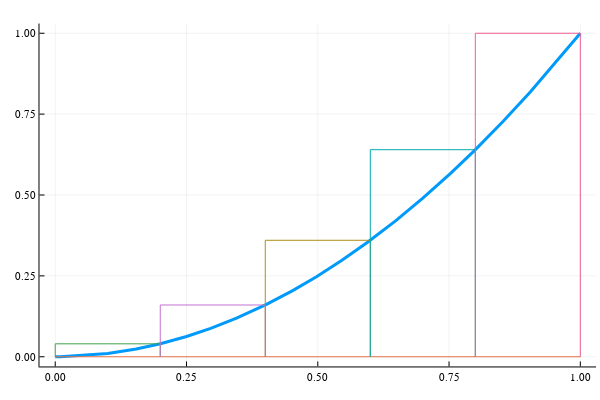

The cell this chart's notebook holds for it:
### Markdown cell above
That value isn't very close to $1/3$. But we only took $n=5$ rectangles $-$ clearly there will be some error, as we can see in this figure, where each approximating rectangle overestimates the area under the curve:

### Code cell
f(x) = x^2
a, b, n = 0, 1, 5
linspace(a,b,n=51) = range(a,stop=b, length=n)
xs = linspace(a, b, n + 1)
p = plot(f, a, b, legend=false, linewidth=3)
plot!(p, zero, a, b)
for i in 2:length(xs)
  plot!(p, [xs[i-1], xs[i-1], xs[i], xs[i]], f(xs[i]) * [0, 1, 1, 0])
end
p

### Figure 1 — Plotly figure (JSON) as saved in the notebook; plotly's stock layout.template omitted (floating-point values rounded to 4 significant figures)
{"data": [{"colorbar": {"title": ""}, "legendgroup": "y1", "line": {"color": "rgba(0, 154, 250, 1.000)", "dash": "solid", "shape": "linear", "width": 3}, "mode": "lines", "name": "y1", "showlegend": true, "type": "scatter", "x": [0, 0.009766, 0.1001, 0.1543, 0.2002, 0.2501, 0.296, 0.3453, 0.4023, 0.4531, 0.4975, 0.546, 0.5948, 0.6487, 0.7001, 0.7534, 0.7983, 0.8532, 0.9047, 0.9873, 1], "xaxis": "x", "y": [0, 9.537e-05, 0.01001, 0.02382, 0.04008, 0.06253, 0.08762, 0.1192, 0.1619, 0.2053, 0.2475, 0.2981, 0.3538, 0.4209, 0.4901, 0.5676, 0.6373, 0.7279, 0.8185, 0.9747, 1], "yaxis": "y", "zmax": null, "zmin": null}, {"colorbar": {"title": ""}, "legendgroup": "y2", "line": {"color": "rgba(227, 111, 71, 1.000)", "dash": "solid", "shape": "linear", "width": 1}, "mode": "lines", "name": "y2", "showlegend": true, "type": "scatter", "x": [0, 0.009766, 0.1001, 0.1543, 0.2002, 0.2501, 0.296, 0.3453, 0.4023, 0.4531, 0.4975, 0.546, 0.5948, 0.6487, 0.7001, 0.7534, 0.7983, 0.8532, 0.9047, 0.9873, 1], "xaxis": "x", "y": [0, 0, 0, 0, 0, 0, 0, 0, 0, 0, 0, 0, 0, 0, 0, 0, 0, 0, 0, 0, 0], "yaxis": "y", "zmax": null, "zmin": null}, {"colorbar": {"title": ""}, "legendgroup": "y3", "line": {"color": "rgba(62, 164, 78, 1.000)", "dash": "solid", "shape": "linear", "width": 1}, "mode": "lines", "name": "y3", "showlegend": true, "type": "scatter", "x": [0, 0, 0.2, 0.2], "xaxis": "x", "y": [0, 0.04, 0.04, 0], "yaxis": "y", "zmax": null, "zmin": null}, {"colorbar": {"title": ""}, "legendgroup": "y4", "line": {"color": "rgba(195, 113, 210, 1.000)", "dash": "solid", "shape": "linear", "width": 1}, "mode": "lines", "name": "y4", "showlegend": true, "type": "scatter", "x": [0.2, 0.2, 0.4, 0.4], "xaxis": "x", "y": [0, 0.16, 0.16, 0], "yaxis": "y", "zmax": null, "zmin": null}, {"colorbar": {"title": ""}, "legendgroup": "y5", "line": {"color": "rgba(172, 142, 24, 1.000)", "dash": "solid", "shape": "linear", "width": 1}, "mode": "lines", "name": "y5", "showlegend": true, "type": "scatter", "x": [0.4, 0.4, 0.6, 0.6], "xaxis": "x", "y": [0, 0.36, 0.36, 0], "yaxis": "y", "zmax": null, "zmin": null}, {"colorbar": {"title": ""}, "legendgroup": "y6", "line": {"color": "rgba(0, 170, 174, 1.000)", "dash": "solid", "shape": "linear", "width": 1}, "mode": "lines", "name": "y6", "showlegend": true, "type": "scatter", "x": [0.6, 0.6, 0.8, 0.8], "xaxis": "x", "y": [0, 0.64, 0.64, 0], "yaxis": "y", "zmax": null, "zmin": null}, {"colorbar": {"title": ""}, "legendgroup": "y7", "line": {"color": "rgba(237, 94, 147, 1.000)", "dash": "solid", "shape": "linear", "width": 1}, "mode": "lines", "name": "y7", "showlegend": true, "type": "scatter", "x": [0.8, 0.8, 1, 1], "xaxis": "x", "y": [0, 1, 1, 0], "yaxis": "y", "zmax": null, "zmin": null}], "layout": {"annotations": [], "height": 400, "margin": {"b": 20, "l": 0, "r": 0, "t": 20}, "paper_bgcolor": "rgba(255, 255, 255, 1.000)", "plot_bgcolor": "rgba(255, 255, 255, 1.000)", "showlegend": false, "width": 600, "xaxis": {"anchor": "y", "domain": [0.06582, 0.9934], "gridcolor": "rgba(0, 0, 0, 0.100)", "gridwidth": 0.5, "linecolor": "rgba(0, 0, 0, 1.000)", "mirror": false, "range": [-0.03, 1.03], "showgrid": true, "showline": true, "showticklabels": true, "tickangle": 0, "tickcolor": "rgb(0, 0, 0)", "tickfont": {"color": "rgba(0, 0, 0, 1.000)", "family": "sans-serif", "size": 11}, "tickmode": "array", "ticks": "inside", "ticktext": ["0.00", "0.25", "0.50", "0.75", "1.00"], "tickvals": [0, 0.25, 0.5, 0.75, 1], "title": "", "titlefont": {"color": "rgba(0, 0, 0, 1.000)", "family": "sans-serif", "size": 15}, "type": "-", "visible": true, "zeroline": false, "zerolinecolor": "rgba(0, 0, 0, 1.000)"}, "yaxis": {"anchor": "x", "domain": [0.03762, 0.9902], "gridcolor": "rgba(0, 0, 0, 0.100)", "gridwidth": 0.5, "linecolor": "rgba(0, 0, 0, 1.000)", "mirror": false, "range": [-0.03, 1.03], "showgrid": true, "showline": true, "showticklabels": true, "tickangle": 0, "tickcolor": "rgb(0, 0, 0)", "tickfont": {"color": "rgba(0, 0, 0, 1.000)", "family": "sans-serif", "size": 11}, "tickmode": "array", "ticks": "inside", "ticktext": ["0.00", "0.25", "0.50", "0.75", "1.00"], "tickvals": [0, 0.25, 0.5, 0.75, 1], "title": "", "titlefont": {"color": "rgba(0, 0, 0, 1.000)", "family": "sans-serif", "size": 15}, "type": "-", "visible": true, "zeroline": false, "zerolinecolor": "rgba(0, 0, 0, 1.000)"}}}
